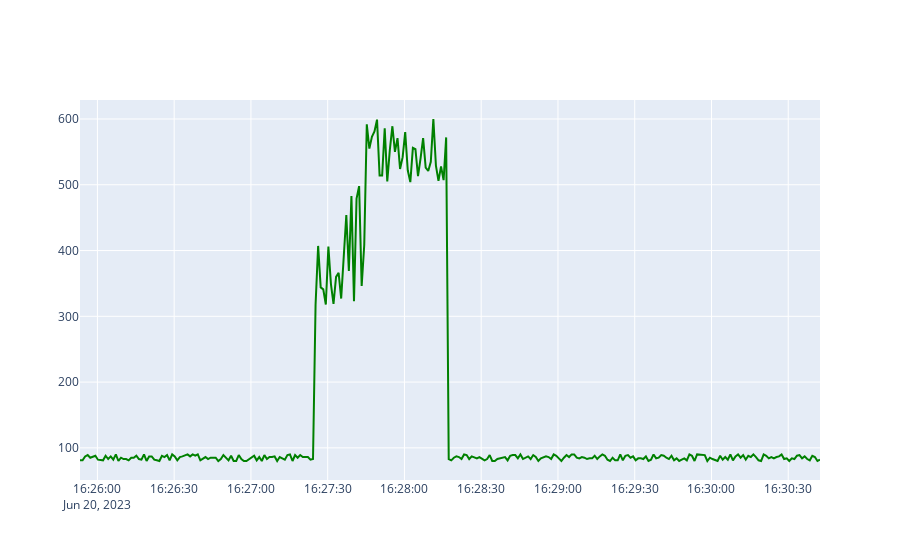

Notebook source saved alongside this figure:
### Code cell
# Create a new figure
fig = go.Figure()


# Add a line for the actual load
fig.add_trace(go.Scatter(
    x=df.index,
    y=df["vibration"],
    mode='lines',
    name='vibration',
    line=dict(color='green'),  # specify line color here
))

# Add a line for the anomalous load
fig.add_trace(go.Scatter(
    x=df[df['anomalies']].index,
    y=df[df['anomalies']]["vibration"],
    mode='markers',
    name='Anomalous Vibration',
    marker=dict(color='red', size=5),  # specify marker color and size here
))

# Show the plot
fig.show()

### Figure 1 — Plotly figure (JSON) as saved in the notebook; plotly's stock layout.template omitted (floating-point values rounded to 4 significant figures; data arrays with more than 128 entries replaced by an {"elided": "..."} marker saying what was removed)
{"data": [{"line": {"color": "green"}, "mode": "lines", "name": "vibration", "type": "scatter", "x": {"elided": "290 str values"}, "y": {"elided": "290 int values"}}, {"marker": {"color": "red", "size": 5}, "mode": "markers", "name": "Anomalous Vibration", "type": "scatter", "x": [], "y": []}], "layout": {}}
